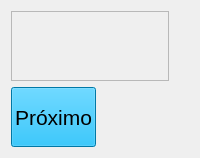
            <widget class="QWidget" name="pgSelectAlgorithm">
             <layout class="QGridLayout" name="gridLayout_10">
              <item row="1" column="1">
               <spacer name="horizontalSpacer_9">
                <property name="orientation">
                 <enum>Qt::Orientation::Horizontal</enum>
                </property>
                <property name="sizeHint" stdset="0">
                 <size>
                  <width>40</width>
                  <height>20</height>
                 </size>
                </property>
               </spacer>
              </item>
              <item row="1" column="0">
               <widget class="QPushButton" name="btnSelectAlgorithmNext">
                <property name="sizePolicy">
                 <sizepolicy hsizetype="MinimumExpanding" vsizetype="MinimumExpanding">
                  <horstretch>0</horstretch>
                  <verstretch>0</verstretch>
                 </sizepolicy>
                </property>
                <property name="maximumSize">
                 <size>
                  <width>400</width>
                  <height>60</height>
                 </size>
                </property>
                <property name="palette">
                 <palette>
                  <active>
                   <colorrole role="WindowText">
                    <brush brushstyle="SolidPattern">
                     <color alpha="255">
                      <red>0</red>
                      <green>0</green>
                      <blue>0</blue>
                     </color>
                    </brush>
                   </colorrole>
                   <colorrole role="Button">
                    <brush brushstyle="SolidPattern">
                     <color alpha="255">
                      <red>0</red>
                      <green>168</green>
                      <blue>232</blue>
                     </color>
                    </brush>
                   </colorrole>
                   <colorrole role="Light">
                    <brush brushstyle="SolidPattern">
                     <color alpha="255">
                      <red>93</red>
                      <green>210</green>
                      <blue>255</blue>
                     </color>
                    </brush>
                   </colorrole>
                   <colorrole role="Midlight">
                    <brush brushstyle="SolidPattern">
                     <color alpha="255">
                      <red>46</red>
                      <green>189</green>
                      <blue>243</blue>
                     </color>
                    </brush>
                   </colorrole>
                   <colorrole role="Dark">
                    <brush brushstyle="SolidPattern">
                     <color alpha="255">
                      <red>0</red>
                      <green>84</green>
                      <blue>116</blue>
                     </color>
                    </brush>
                   </colorrole>
                   <colorrole role="Mid">
                    <brush brushstyle="SolidPattern">
                     <color alpha="255">
                      <red>0</red>
                      <green>112</green>
                      <blue>155</blue>
                     </color>
                    </brush>
                   </colorrole>
                   <colorrole role="Text">
                    <brush brushstyle="SolidPattern">
                     <color alpha="255">
                      <red>0</red>
                      <green>0</green>
                      <blue>0</blue>
                     </color>
                    </brush>
                   </colorrole>
                   <colorrole role="BrightText">
                    <brush brushstyle="SolidPattern">
                     <color alpha="255">
                      <red>255</red>
                      <green>255</green>
                      <blue>255</blue>
                     </color>
                    </brush>
                   </colorrole>
                   <colorrole role="ButtonText">
                    <brush brushstyle="SolidPattern">
                     <color alpha="255">
                      <red>0</red>
                      <green>0</green>
                      <blue>0</blue>
                     </color>
                    </brush>
                   </colorrole>
                   <colorrole role="Base">
                    <brush brushstyle="SolidPattern">
                     <color alpha="255">
                      <red>255</red>
                      <green>255</green>
                      <blue>255</blue>
                     </color>
                    </brush>
                   </colorrole>
                   <colorrole role="Window">
                    <brush brushstyle="SolidPattern">
                     <color alpha="255">
                      <red>0</red>
                      <green>168</green>
                      <blue>232</blue>
                     </color>
                    </brush>
                   </colorrole>
                   <colorrole role="Shadow">
                    <brush brushstyle="SolidPattern">
                     <color alpha="255">
                      <red>0</red>
                      <green>0</green>
                      <blue>0</blue>
                     </color>
                    </brush>
                   </colorrole>
                   <colorrole role="AlternateBase">
                    <brush brushstyle="SolidPattern">
                     <color alpha="255">
                      <red>127</red>
                      <green>211</green>
                      <blue>243</blue>
                     </color>
                    </brush>
                   </colorrole>
                   <colorrole role="ToolTipBase">
                    <brush brushstyle="SolidPattern">
                     <color alpha="255">
                      <red>255</red>
                      <green>255</green>
                      <blue>220</blue>
                     </color>
                    </brush>
                   </colorrole>
                   <colorrole role="ToolTipText">
                    <brush brushstyle="SolidPattern">
                     <color alpha="255">
                      <red>0</red>
                      <green>0</green>
                      <blue>0</blue>
                     </color>
                    </brush>
                   </colorrole>
                   <colorrole role="PlaceholderText">
                    <brush brushstyle="SolidPattern">
                     <color alpha="127">
                      <red>0</red>
                      <green>0</green>
                      <blue>0</blue>
                     </color>
                    </brush>
                   </colorrole>
                   <colorrole role="Accent">
                    <brush brushstyle="SolidPattern">
                     <color alpha="255">
                      <red>255</red>
                      <green>255</green>
                      <blue>255</blue>
                     </color>
                    </brush>
                   </colorrole>
                  </active>
                  <inactive>
                   <colorrole role="WindowText">
                    <brush brushstyle="SolidPattern">
                     <color alpha="255">
                      <red>0</red>
                      <green>0</green>
                      <blue>0</blue>
                     </color>
                    </brush>
                   </colorrole>
                   <colorrole role="Button">
                    <brush brushstyle="SolidPattern">
                     <color alpha="255">
                      <red>0</red>
                      <green>168</green>
                      <blue>232</blue>
                     </color>
                    </brush>
                   </colorrole>
                   <colorrole role="Light">
                    <brush brushstyle="SolidPattern">
                     <color alpha="255">
                      <red>93</red>
                      <green>210</green>
                      <blue>255</blue>
                     </color>
                    </brush>
                   </colorrole>
                   <colorrole role="Midlight">
                    <brush brushstyle="SolidPattern">
                     <color alpha="255">
                      <red>46</red>
                      <green>189</green>
                      <blue>243</blue>
                     </color>
                    </brush>
                   </colorrole>
                   <colorrole role="Dark">
                    <brush brushstyle="SolidPattern">
                     <color alpha="255">
                      <red>0</red>
                      <green>84</green>
                      <blue>116</blue>
                     </color>
                    </brush>
                   </colorrole>
                   <colorrole role="Mid">
                    <brush brushstyle="SolidPattern">
                     <color alpha="255">
                      <red>0</red>
                      <green>112</green>
                      <blue>155</blue>
                     </color>
                    </brush>
                   </colorrole>
                   <colorrole role="Text">
                    <brush brushstyle="SolidPattern">
                     <color alpha="255">
                      <red>0</red>
                      <green>0</green>
                      <blue>0</blue>
                     </color>
                    </brush>
                   </colorrole>
                   <colorrole role="BrightText">
                    <brush brushstyle="SolidPattern">
                     <color alpha="255">
                      <red>255</red>
                      <green>255</green>
                      <blue>255</blue>
                     </color>
                    </brush>
                   </colorrole>
                   <colorrole role="ButtonText">
                    <brush brushstyle="SolidPattern">
                     <color alpha="255">
                      <red>0</red>
                      <green>0</green>
                      <blue>0</blue>
                     </color>
                    </brush>
                   </colorrole>
                   <colorrole role="Base">
                    <brush brushstyle="SolidPattern">
                     <color alpha="255">
                      <red>255</red>
                      <green>255</green>
                      <blue>255</blue>
                     </color>
                    </brush>
                   </colorrole>
                   <colorrole role="Window">
                    <brush brushstyle="SolidPattern">
                     <color alpha="255">
                      <red>0</red>
                      <green>168</green>
                      <blue>232</blue>
                     </color>
                    </brush>
                   </colorrole>
                   <colorrole role="Shadow">
                    <brush brushstyle="SolidPattern">
                     <color alpha="255">
                      <red>0</red>
                      <green>0</green>
                      <blue>0</blue>
                     </color>
                    </brush>
                   </colorrole>
                   <colorrole role="AlternateBase">
                    <brush brushstyle="SolidPattern">
                     <color alpha="255">
                      <red>127</red>
                      <green>211</green>
                      <blue>243</blue>
                     </color>
                    </brush>
                   </colorrole>
                   <colorrole role="ToolTipBase">
                    <brush brushstyle="SolidPattern">
                     <color alpha="255">
                      <red>255</red>
                      <green>255</green>
                      <blue>220</blue>
                     </color>
                    </brush>
                   </colorrole>
                   <colorrole role="ToolTipText">
                    <brush brushstyle="SolidPattern">
                     <color alpha="255">
                      <red>0</red>
                      <green>0</green>
                      <blue>0</blue>
                     </color>
                    </brush>
                   </colorrole>
                   <colorrole role="PlaceholderText">
                    <brush brushstyle="SolidPattern">
                     <color alpha="127">
                      <red>0</red>
                      <green>0</green>
                      <blue>0</blue>
                     </color>
                    </brush>
                   </colorrole>
                   <colorrole role="Accent">
                    <brush brushstyle="SolidPattern">
                     <color alpha="255">
                      <red>255</red>
                      <green>255</green>
                      <blue>255</blue>
                     </color>
                    </brush>
                   </colorrole>
                  </inactive>
                  <disabled>
                   <colorrole role="WindowText">
                    <brush brushstyle="SolidPattern">
                     <color alpha="255">
                      <red>0</red>
                      <green>84</green>
                      <blue>116</blue>
                     </color>
                    </brush>
                   </colorrole>
                   <colorrole role="Button">
                    <brush brushstyle="SolidPattern">
                     <color alpha="255">
                      <red>0</red>
                      <green>168</green>
                      <blue>232</blue>
                     </color>
                    </brush>
                   </colorrole>
                   <colorrole role="Light">
                    <brush brushstyle="SolidPattern">
                     <color alpha="255">
                      <red>93</red>
                      <green>210</green>
                      <blue>255</blue>
                     </color>
                    </brush>
                   </colorrole>
                   <colorrole role="Midlight">
                    <brush brushstyle="SolidPattern">
                     <color alpha="255">
                      <red>46</red>
                      <green>189</green>
                      <blue>243</blue>
                     </color>
                    </brush>
                   </colorrole>
                   <colorrole role="Dark">
                    <brush brushstyle="SolidPattern">
                     <color alpha="255">
                      <red>0</red>
                      <green>84</green>
                      <blue>116</blue>
                     </color>
                    </brush>
                   </colorrole>
                   <colorrole role="Mid">
                    <brush brushstyle="SolidPattern">
                     <color alpha="255">
                      <red>0</red>
                      <green>112</green>
                      <blue>155</blue>
                     </color>
                    </brush>
                   </colorrole>
                   <colorrole role="Text">
                    <brush brushstyle="SolidPattern">
                     <color alpha="255">
                      <red>0</red>
                      <green>84</green>
                      <blue>116</blue>
                     </color>
                    </brush>
                   </colorrole>
                   <colorrole role="BrightText">
                    <brush brushstyle="SolidPattern">
                     <color alpha="255">
                      <red>255</red>
                      <green>255</green>
                      <blue>255</blue>
                     </color>
                    </brush>
                   </colorrole>
                   <colorrole role="ButtonText">
                    <brush brushstyle="SolidPattern">
                     <color alpha="255">
                      <red>0</red>
                      <green>84</green>
                      <blue>116</blue>
                     </color>
                    </brush>
                   </colorrole>
                   <colorrole role="Base">
                    <brush brushstyle="SolidPattern">
                     <color alpha="255">
                      <red>0</red>
                      <green>168</green>
                      <blue>232</blue>
                     </color>
                    </brush>
                   </colorrole>
                   <colorrole role="Window">
                    <brush brushstyle="SolidPattern">
                     <color alpha="255">
                      <red>0</red>
                      <green>168</green>
                      <blue>232</blue>
                     </color>
                    </brush>
                   </colorrole>
                   <colorrole role="Shadow">
                    <brush brushstyle="SolidPattern">
                     <color alpha="255">
                      <red>0</red>
                      <green>0</green>
                      <blue>0</blue>
                     </color>
                    </brush>
                   </colorrole>
                   <colorrole role="AlternateBase">
                    <brush brushstyle="SolidPattern">
                     <color alpha="255">
                      <red>0</red>
                      <green>168</green>
                      <blue>232</blue>
                     </color>
                    </brush>
                   </colorrole>
                   <colorrole role="ToolTipBase">
                    <brush brushstyle="SolidPattern">
                     <color alpha="255">
                      <red>255</red>
                      <green>255</green>
                      <blue>220</blue>
                     </color>
                    </brush>
                   </colorrole>
                   <colorrole role="ToolTipText">
                    <brush brushstyle="SolidPattern">
                     <color alpha="255">
                      <red>0</red>
                      <green>0</green>
                      <blue>0</blue>
                     </color>
                    </brush>
                   </colorrole>
                   <colorrole role="PlaceholderText">
                    <brush brushstyle="SolidPattern">
                     <color alpha="127">
                      <red>0</red>
                      <green>84</green>
                      <blue>116</blue>
                     </color>
                    </brush>
                   </colorrole>
                   <colorrole role="Accent">
                    <brush brushstyle="SolidPattern">
                     <color alpha="255">
                      <red>47</red>
                      <green>198</green>
                      <blue>255</blue>
                     </color>
                    </brush>
                   </colorrole>
                  </disabled>
                 </palette>
                </property>
                <property name="font">
                 <font>
                  <pointsize>16</pointsize>
                 </font>
                </property>
                <property name="text">
                 <string>Próximo</string>
                </property>
               </widget>
              </item>
              <item row="0" column="0" colspan="2">
               <widget class="QScrollArea" name="scrlAreaSelectAlgorithm">
                <property name="sizePolicy">
                 <sizepolicy hsizetype="MinimumExpanding" vsizetype="MinimumExpanding">
                  <horstretch>0</horstretch>
                  <verstretch>0</verstretch>
                 </sizepolicy>
                </property>
                <property name="widgetResizable">
                 <bool>true</bool>
                </property>
                <widget class="QWidget" name="scrlAreaSelectAlgorithmContents">
                 <property name="geometry">
                  <rect>
                   <x>0</x>
                   <y>0</y>
                   <width>52</width>
                   <height>16</height>
                  </rect>
                 </property>
                 <layout class="QHBoxLayout" name="horizontalLayout_3"/>
                </widget>
               </widget>
              </item>
              <item row="1" column="2">
               <spacer name="verticalSpacer_9">
                <property name="orientation">
                 <enum>Qt::Orientation::Vertical</enum>
                </property>
                <property name="sizeType">
                 <enum>QSizePolicy::Policy::Minimum</enum>
                </property>
                <property name="sizeHint" stdset="0">
                 <size>
                  <width>20</width>
                  <height>60</height>
                 </size>
                </property>
               </spacer>
              </item>
             </layout>
            </widget>
